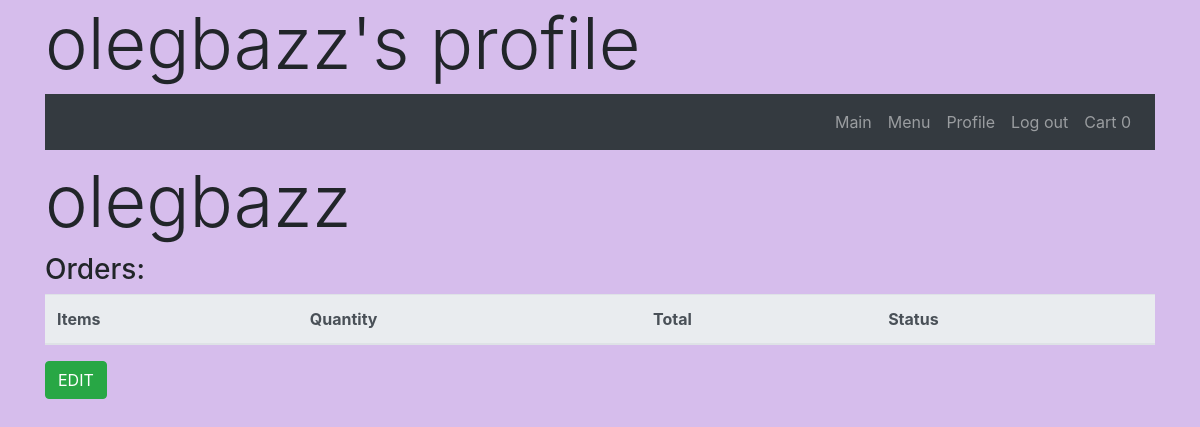
/olegbazz/ (signed in), run on an earlier commit of the app's database.
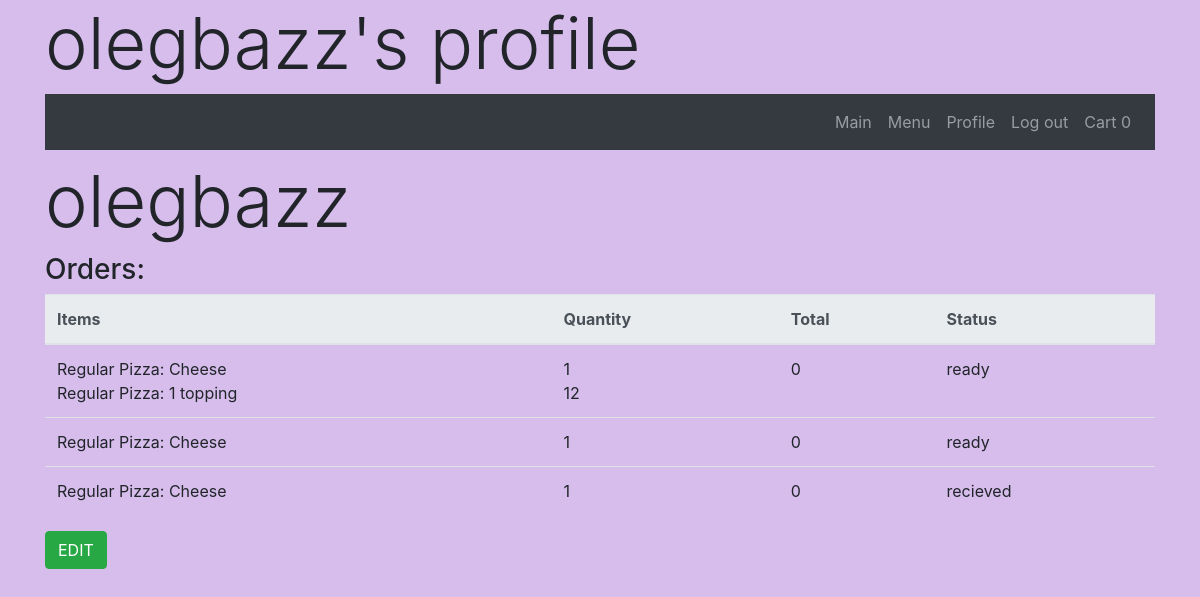
And on a later commit of the database.
### orders/models.py (models this page shows, shortened)
class Cart(models.Model):
    item = models.ForeignKey(MenuItem,on_delete=models.CASCADE, related_name='cart_items', null=True, blank = True)
    user = models.ForeignKey(User, on_delete = models.CASCADE, related_name='user_cart', blank = False, null = False)
    amount = models.IntegerField()
    toppings = models.ManyToManyField(Kind, blank = True, related_name = 'cart_topings')
    placed = models.BooleanField(default=False)
    def total_price(self):
        output = 0
        for cart in self.user.profile.carts.filter(placed=False):
            output+=cart.price()
        return round(output,2)
    def __str__(self):
        return f"ID:{self.id} Placed: {self.placed} User: {self.user} Cart item: {self.item} Toppings: {self.item} "

class MenuItem(models.Model):
    category = models.ForeignKey(Category, on_delete=models.CASCADE, related_name="categories", blank = True, null = True)
    size = models.ForeignKey(Size, on_delete=models.CASCADE, related_name="sizes", blank = True, null = True)
    price = models.FloatField(blank=True, null = True)
    kind = models.ForeignKey(Kind,on_delete=models.CASCADE, related_name='kinds')
    menu_priority = models.IntegerField(default = 100)
    def __str__(self):
        if str(self.category) != 'Toppings':
            return f'{self.category}: {self.kind}'
        return f'{self.category}: {self.kind}'
    class Meta:
        ordering = ['-category', 'price', 'size']

class Category(models.Model):
    category =  models.CharField(max_length=64)
    sizes = models.ManyToManyField(Size, related_name="cat_sizes", blank = True, null = True)
    kinds = models.ManyToManyField(Kind, related_name='cat_kinds', blank = False)
    menu_priority = models.IntegerField(default = 100)
    no_price=models.BooleanField(default=False)
    toppings = models.BooleanField(default=False)
    addable = models.BooleanField(default=False)
    def __str__(self):
        return f'{self.category}'
    class Meta:
        ordering = ['menu_priority']

class Kind(models.Model):
    kind = models.CharField(max_length=64)
    menu_priority = models.IntegerField(default = 100)
    toppings_allowed = models.IntegerField(default = 0)
    def __str__(self):
        return f'{self.kind}'
    class Meta:
        ordering = ['-menu_priority']

class Order(models.Model):
    item = models.ManyToManyField(Cart, related_name='order_items')
    user = models.ForeignKey(User, on_delete=models.CASCADE, related_name='user_order', blank=False, null = False)
    status = models.ForeignKey(OrderStatus,on_delete = models.CASCADE, related_name='order_statuses', blank = False, null = False)
    def __str__(self):
        return f'User: {self.user} content: {self.item.all()} status: {self.status}'

class Profile(models.Model):
    user = models.OneToOneField(User, on_delete=models.CASCADE)
    address = models.CharField(max_length=256, blank=True)
    orders = models.ManyToManyField(Order, related_name='users_order', blank = True)
    firstname = models.CharField(max_length=64, blank = True)
    lastname = models.CharField(max_length=64, blank = True)
    carts = models.ManyToManyField(Cart, related_name='users_carts', blank = True)

class OrderStatus(models.Model):
    status = models.CharField(max_length=64)
    def __str__(self):
        return f"{self.status}"

### orders/views.py (the view)
# urls.py: path('<str:user>/', views.profile_open, name = 'profile'),
def profile_open(request, user):
     if request.user.is_authenticated and str(request.user) == user:
        content={
            'user' : User.objects.get(username=user),
            'Auth' : request.user.is_authenticated
        }
        u = User.objects.get(username=user)
        print(u.profile.orders.all())
        return render(request,'orders/profile.html', content)

### orders/templates/orders/profile.html (shortened to what this page needs)
{% extends 'orders/base.html'%}
{%block h1%} <h1 class="title container display-3">{{user}}'s profile</h1> {%endblock%}
{% block body%}
    <div class="container">
        <h2 class="display-3">{{user}}</h2>
        <table class='table w-100'>
            <h3>Orders:</h3>
            <thead class='thead-light'>
                <tr>
                    <th>Items</th>
                    <th>Quantity</th>
                    <th>Total</th>
                    <th>Status</th>
                </tr>
            </thead>
            <tbody>
                {%for order in user.profile.orders.all%}
                <tr>
                    <td>
                        {%for item in order.item.all%}
                        <div> {{item.item}}</div>
                        {%endfor%}
                    </td>
                    <td>
                        {%for item in order.item.all%}
                        <div> {{item.amount}}</div>
                        {%endfor%}
                    </td>
                    <td>
                        <div> {{order.item.first.total_price}}</div>
                    </td>
                    <td>
                        <div> {{order.status}}</div>
                    </td>
                </tr>
                {%endfor%}
            </tbody>
        </table>
        <a href="edit/"><button class="btn btn-success">EDIT</button></a>
    </div>
{%endblock%}

### orders/templates/orders/base.html (shortened to what this page needs)
{% load static %}
<!DOCTYPE html>
<html lang="en">
<head>
    <link rel="stylesheet" href="https://stackpath.bootstrapcdn.com/bootstrap/4.3.1/css/bootstrap.min.css">
    <link rel="stylesheet" href="{%static 'orders/style.css'%}">
</head>
<body>
    {%block h1%} {%endblock%}
    <header>
        <div class="mb-2 container">
            <nav class="d-flex navbar navbar-expand-lg navbar-dark bg-dark justify-content-end ">
                <div class="d-flex collapse navbar-collapse justify-content-end " id="navbarTogglerDemo01">
                    <ul class="navbar-nav mt-2 mt-lg-0 ">
                    <li class="nav-item ">
                        <a class="nav-link" href="/">Main</a>
                    </li>
                    <li class="nav-item">
                        <a class="nav-link" href="/menu/">Menu</a>
                    </li>
                    {% if Auth %}
                    <li class="nav-item">
                        <a class="nav-link" href="/{{user}}/">Profile</a>
                    </li>
                    <li class="nav-item">
                        <a class="nav-link" href="/logout/">Log out</a>
                    </li>
                    <li class="nav-item">
                        <a class="nav-link" href="/{{user}}/cart/">Cart <span id='cart_count'>{%if cart.count > 0%}{{cart.count}}{%else%}0{%endif%}</span></a>
                    </li>
                    {% endif %}
                    </ul>
                </div>
            </nav>
        </div>
    </header>
    {%block body%}
    {%endblock%}
</body>
</html>

### orders/static/orders/style.css (style rules this page uses)
html,body { background-color: rgb(214, 189, 236); }

What changed in the data, as far as the page shows it:
added Order: item.first.total_price "0", status "ready"
added Cart: item "Regular Pizza: Cheese", amount "1"
added Cart: item "Regular Pizza: 1 topping", amount "12"
added Order: item.first.total_price "0", status "ready"
added Cart: item "Regular Pizza: Cheese", amount "1"
added Order: item.first.total_price "0", status "recieved"
added Cart: item "Regular Pizza: Cheese", amount "1"
